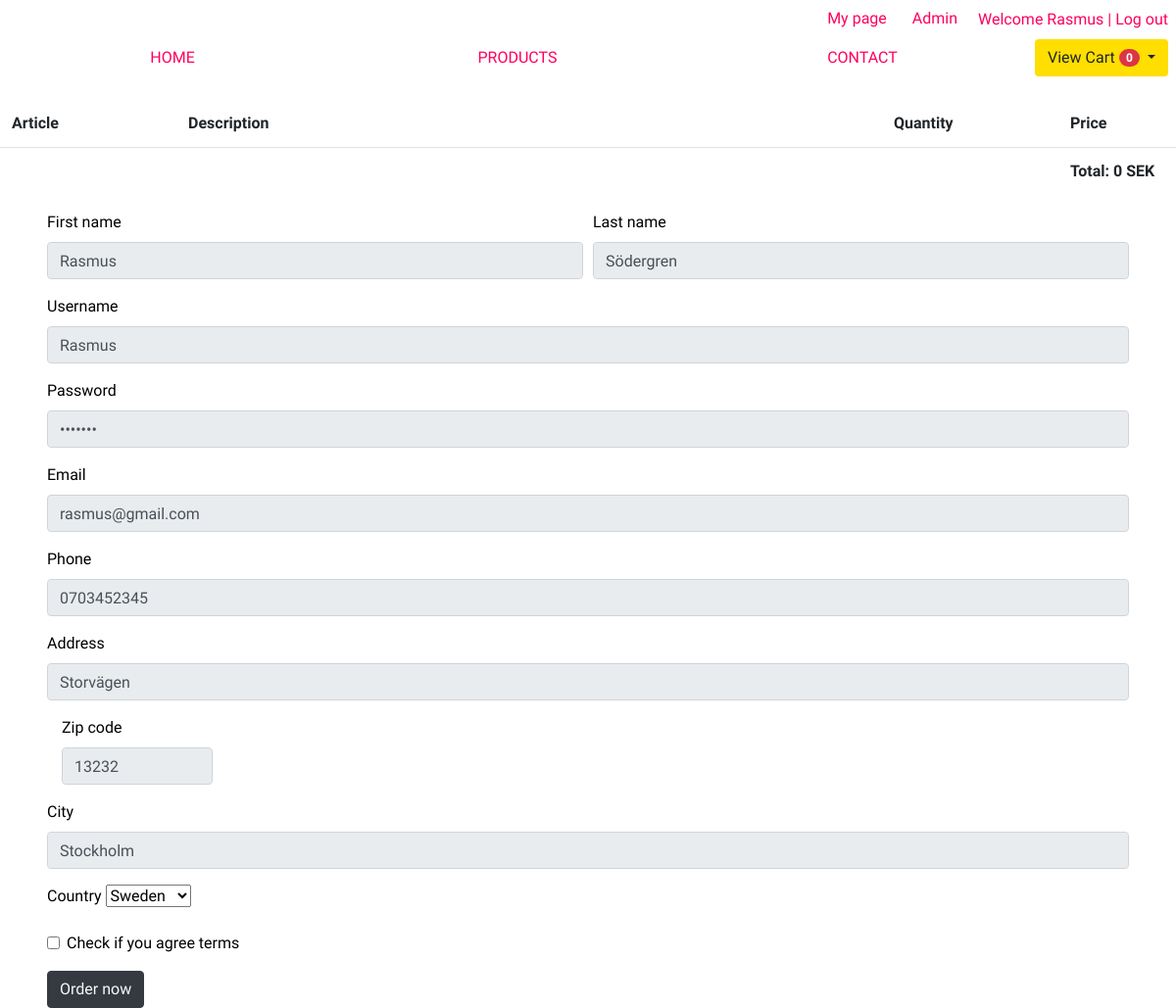
Page /checkout.php (signed in) on the committed database.
### tables this page shows
CREATE TABLE `users` (
  `id` int(9) NOT NULL,
  `first_name` varchar(60) NOT NULL,
  `last_name` varchar(60) NOT NULL,
  `username` varchar(30) NOT NULL,
  `email` varchar(150) NOT NULL,
  `password` varchar(60) NOT NULL,
  `phone` varchar(60) NOT NULL,
  `street` varchar(255) NOT NULL,
  `postal_code` varchar(255) NOT NULL,
  `city` varchar(90) NOT NULL,
  `country` varchar(90) NOT NULL,
  `register_date` timestamp NOT NULL DEFAULT CURRENT_TIMESTAMP
);

### public/checkout.php (the view, shortened to what this page needs)
 <?php
    require('../src/dbconnect.php');
    try {
        $query = "
            SELECT * FROM users
            WHERE id = :id;
        ";
        $stmt = $dbconnect->prepare($query);
        $stmt->bindValue(':id', $_SESSION['id']);
        $stmt->execute();
        $user = $stmt->fetch();
    } catch (\PDOException $e) {
        throw new \PDOException($e->getMessage(), (int) $e->getCode());
    }
?>
<?php include('layout/header.php'); ?>
<table class="table table-borderless">
    <thead>
        <tr>
            <th style="width: 15%">Article</th>
            <th style="width: 50%">Description</th>
            <th style="width: 10%"></th>
            <th style="width: 15%">Quantity</th>
            <th style="width: 15%">Price</th>
        </tr>
    </thead>
    <tbody>
        <tr class="border-top">
            <td></td>
            <td></td>
            <td></td>
            <td></td>
            <td><b>Total: <?=$articleTotalSum?> SEK</b></td>
        </tr>
    </tbody>
</table>
<form action="create-order.php" method="POST" class="mx-5">
        <div class="form-row">
            <div class="form-group col-md-6">
                <label for="inputFirstName">First name</label>
                <input type="text" class="form-control" name="firstName" id="inputFirstName" <?= !empty($user) ? 'readonly' : '' ?> value="<?= isset($user['first_name']) ? htmlentities($user['first_name']) : ''?>">
            </div>
            <div class="form-group col-md-6">
                <label for="inputLastName">Last name</label>
                <input type="text" class="form-control" name="lastName" id="inputLastName"<?= !empty($user) ? 'readonly' : '' ?> value="<?= isset($user['last_name']) ? htmlentities($user['last_name']) : ''?>">
            </div>
        </div>
         <div class="form-group">
            <label for="inputUsername">Username</label>
            <input type="text" class="form-control" id="inputUsername" name="username" <?= !empty($user) ? 'readonly' : '' ?> value="<?= isset($user['username']) ? htmlentities($user['username']) : ''?>">
        </div>
         <div class="form-group">
            <label for="inputPassword">Password</label>
            <input type="password" class="form-control" id="inputPassword" name="password" <?= !empty($user) ? 'readonly' : '' ?> value="<?= isset($user['password']) ? htmlentities($user['password']) : ''?>">
        </div>
        <div class="form-group">
            <label for="inputEmail">Email</label>
            <input type="text" class="form-control" id="inputEmail" name="email" <?= !empty($user) ? 'readonly' : '' ?> value="<?= isset($user['email']) ? htmlentities($user['email']) : ''?>">
        </div>
        <div class="form-group">
            <label for="inputPhone">Phone</label>
            <input type="text" class="form-control" id="inputPhone" name="phone" <?= !empty($user) ? 'readonly' : '' ?> value="<?= isset($user['phone']) ? htmlentities($user['phone']) : ''?>">
        </div>
        <div class="form-group">
            <label for="inputAddress">Address</label>
            <input type="text" class="form-control" id="inputAddress" name="street" <?= !empty($user) ? 'readonly' : '' ?> value="<?= isset($user['street']) ? htmlentities($user['street']) : ''?>">
        </div>
        <div class="form-group col-md-2">
                <label for="inputZipcode">Zip code</label>
                <input type="text" class="form-control" name="postalCode" id="inputZipcode"<?= !empty($user) ? 'readonly' : '' ?> value="<?= isset($user['postal_code']) ? htmlentities($user['postal_code']) : ''?>">
        </div>
        <div class="form-group">
            <label for="inputCity">City</label>
            <input type="text" class="form-control" name="city" id="inputCity" <?= !empty($user) ? 'readonly' : '' ?> value="<?= isset($user['city']) ? htmlentities($user['city']) : ''?>">
        </div>
        <div class="form-row">
            <div class="form-group col-md-4">
                <?php
                    $countries = [
                        'norway' => 'Norway',
                        'denmark' => 'Denmark',
                        'finland' => 'Finland',
                        'sweden' => 'Sweden',
                    ];
                ?>
                <label for="inputCountry">Country</label>
                <select id="country" name="country" >
                    <?php foreach ($countries as $countryKey => $countryName) { ?>
                        <?php if ($user['country'] == $countryKey){ ?>
                            <option selected value="<?=$countryKey?>"> <?=$countryName?></option>
                        <?php } else { ?>
                            <option value="<?=$countryKey?>"> <?=$countryName?></option>
                        <?php   } ?>
                    <?php }  ?>
                </select>
            </div>
        </div>
        <div class="form-group">
            <div class="form-check">
                <input class="form-check-input" type="checkbox" id="gridCheck">
                <label class="form-check-label" for="gridCheck">
                    Check if you agree terms
                </label>
            </div>
        </div>
    <input type="submit" class="btn btn-dark text-light" name="createOrderBtn" value="Order now">
</form>
<?php include('layout/footer.php'); ?>

### public/css/style.css (style rules this page uses)
body { font-family: 'Kameron', serif; color: black !important; }

### rows in the picture
users: firstName "Rasmus", lastName "Södergren", username "Rasmus", email "rasmus@gmail.com", phone "0703452345", street "Storvägen", postalCode "13232", city "Stockholm", country "Sweden"

### other values in the picture
$loggedInUsername "Rasmus"
$articleItemCount "0"
$articleTotalSum "0"
